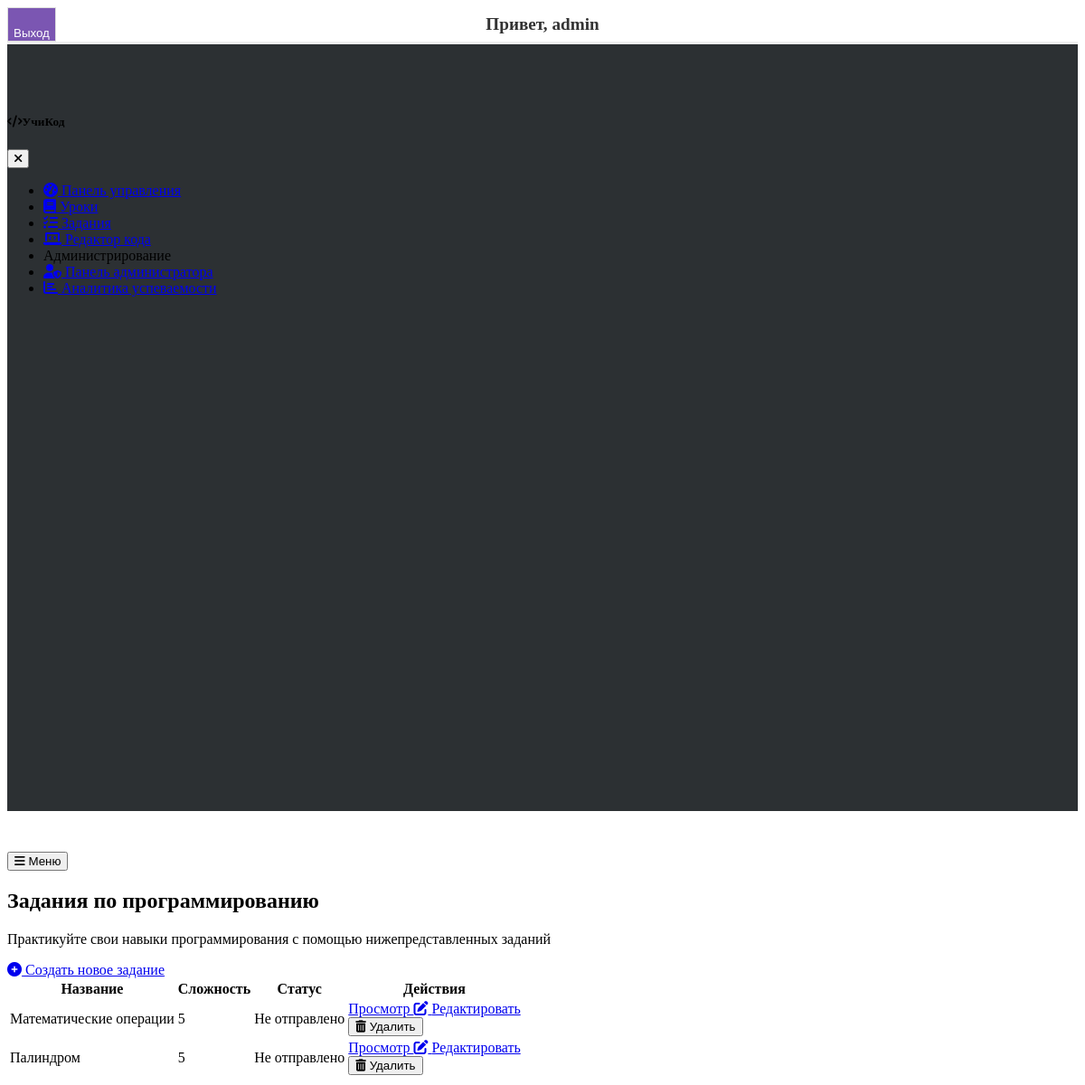
The page /assignments (signed in) on the database as committed earlier.
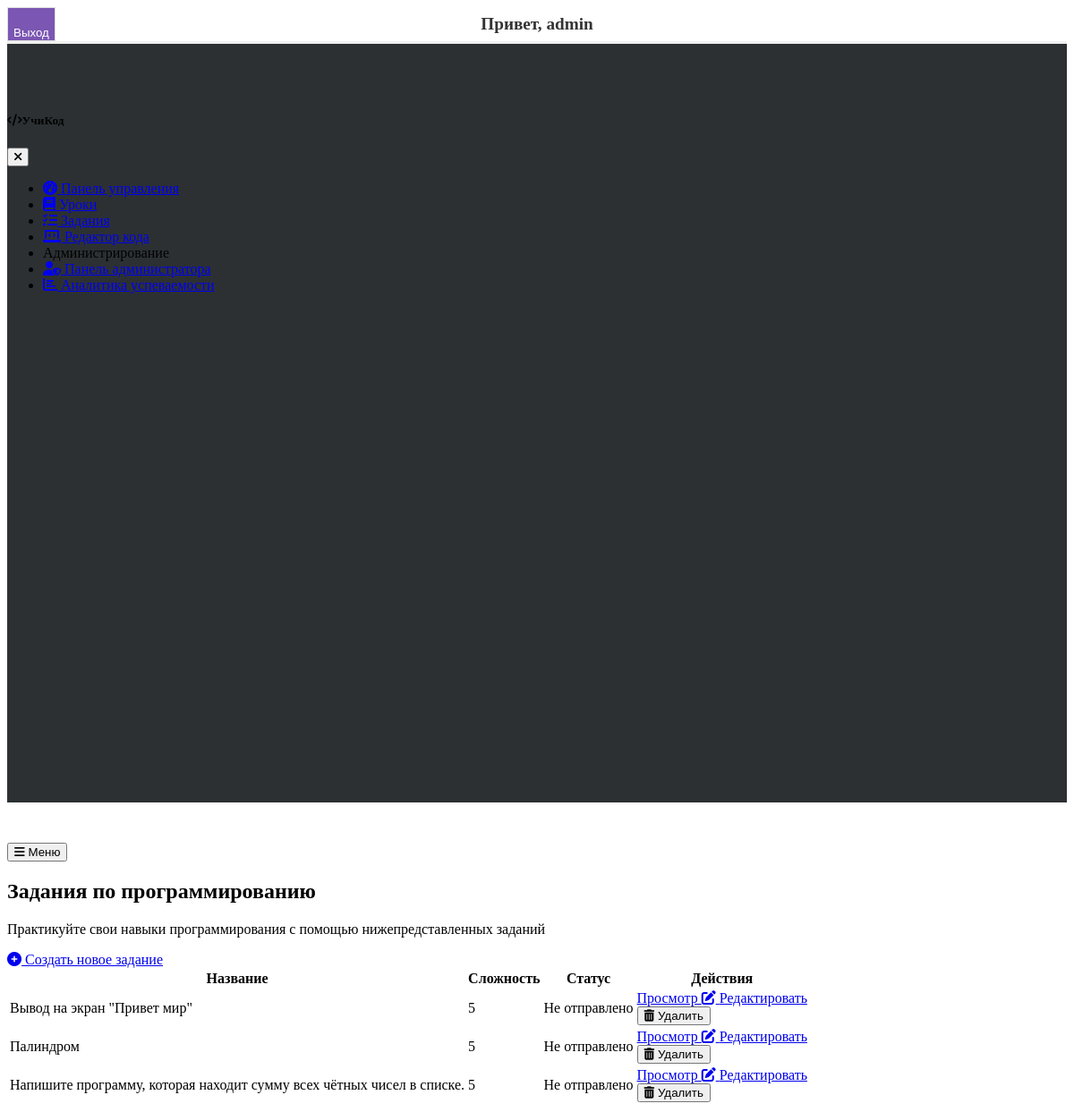
The same page on the database as committed later.
### models.py (models this page shows, shortened)
class Assignment(db.Model):
    id = db.Column(db.Integer, primary_key=True)
    title = db.Column(db.String(200), nullable=False)
    description = db.Column(db.Text, nullable=False)
    tests = db.Column(db.Text, nullable=False)  # JSON string of test cases
    difficulty = db.Column(db.String(20), default="Medium")
    date_created = db.Column(db.DateTime, default=datetime.utcnow)
    date_updated = db.Column(db.DateTime, default=datetime.utcnow, onupdate=datetime.utcnow)
    is_published = db.Column(db.Boolean, default=True)
    submissions = db.relationship('Submission', backref='assignment', lazy=True, cascade="all, delete-orphan")

### app.py (the view)
@app.route('/assignments')
@login_required
def assignments():
    assignments = Assignment.query.all()  # Получаем все задания из базы данных
    return render_template('assignments.html', assignments=assignments)

### app.py (called while the page is built)
@login_manager.user_loader
def load_user(user_id):
    return User.query.get(int(user_id))

### templates/assignments.html (shortened to what this page needs)
{% extends "layout.html" %}
{% block content %}
<div class="container">
    <div class="row mb-4">
        <div class="col-md-8">
            <h2 class="mb-0">Задания по программированию</h2>
            <p class="text-muted">Практикуйте свои навыки программирования с помощью нижепредставленных заданий</p>
        </div>
        <div class="col-md-4 text-md-end">
            <a href="{{ url_for('new_assignment') }}" class="btn btn-primary">
                <i class="fas fa-plus-circle me-2"></i> Создать новое задание
            </a>
        </div>
    </div>
    {% if assignments %}
    <div class="row">
        <div class="col-md-12">
            <div class="card">
                <div class="card-body p-0">
                    <div class="table-responsive">
                        <table class="table table-hover mb-0">
                            <thead>
                                <tr>
                                    <th>Название</th>
                                    <th>Сложность</th>
                                    <th>Статус</th>
                                    <th>Действия</th>
                                </tr>
                            </thead>
                            <tbody>
                                {% for assignment in assignments %}
                                <tr>
                                    <td>{{ assignment.title }}</td>
                                    <td>
                                        <span class="badge rounded-pill difficulty-badge {{ assignment.difficulty }}">
                                            {% if assignment.difficulty == 'Easy' %}Легкий
                                            {% elif assignment.difficulty == 'Medium' %}Средний
                                            {% elif assignment.difficulty == 'Hard' %}Сложный
                                            {% else %}{{ assignment.difficulty }}{% endif %}
                                        </span>
                                    </td>
                                    <td>
                                        <span class="badge bg-secondary">Не отправлено</span>
                                    </td>
                                    <td>
                                        <div class="d-flex justify-content-start">
                                            <a href="{{ url_for('assignment_detail', assignment_id=assignment.id) }}" class="btn btn-sm btn-primary me-2">
                                                Просмотр
                                            </a>
                                            <a href="{{ url_for('edit_assignment', assignment_id=assignment.id) }}" class="btn btn-sm btn-outline-secondary me-2">
                                                <i class="fas fa-edit"></i> Редактировать
                                            </a>
                                            <form action="{{ url_for('delete_assignment', assignment_id=assignment.id) }}" method="POST" onsubmit="return confirm('Вы уверены, что хотите удалить это задание?');">
                                                <button type="submit" class="btn btn-sm btn-danger">
                                                    <i class="fas fa-trash-alt"></i> Удалить
                                                </button>
                                            </form>
                                        </div>
                                    </td>
                                </tr>
                                {% endfor %}
                            </tbody>
                        </table>
                    </div>
                </div>
            </div>
        </div>
    </div>
    {% endif %}
</div>
{% endblock %}

Rows that differ between the two databases and show on the page:
changed Assignment: title "Математические операции" → "Вывод на экран \"Привет мир\""
added Assignment: title "Напишите программу, которая находит сумму всех чётных чисел в списке.", difficulty "5"
